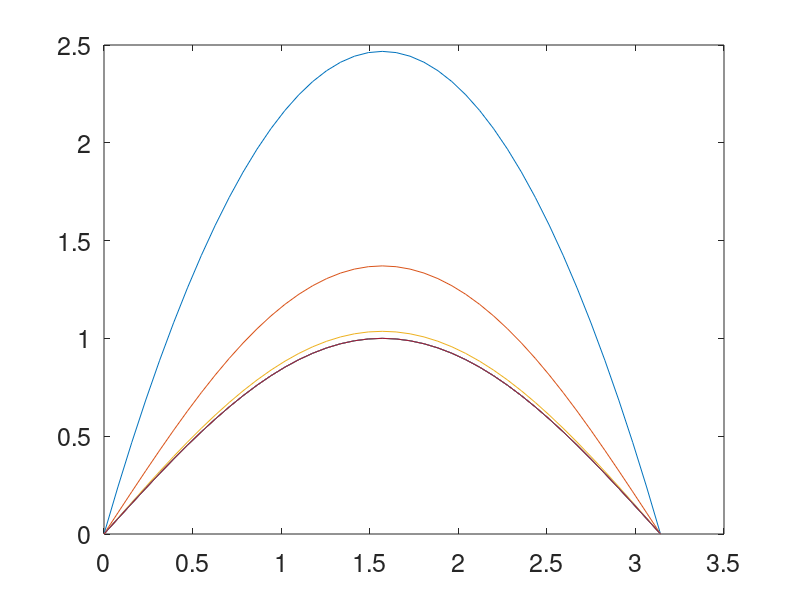
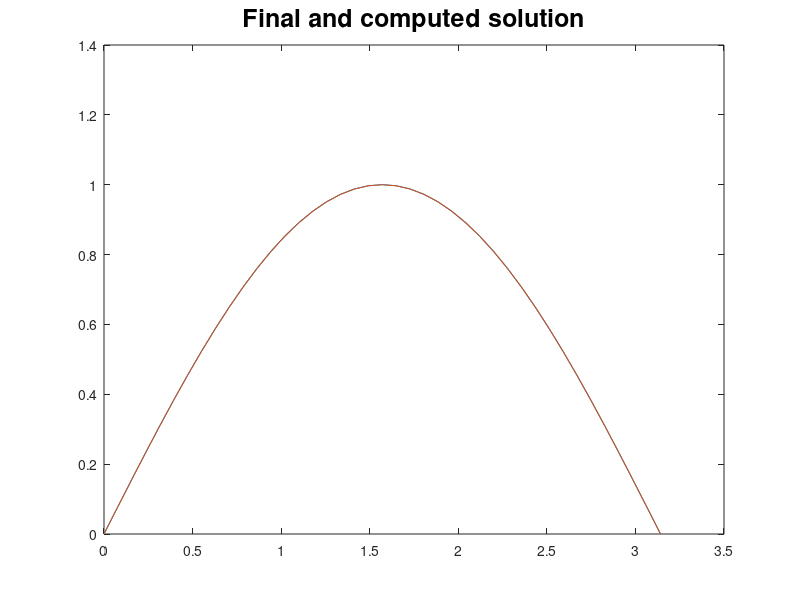
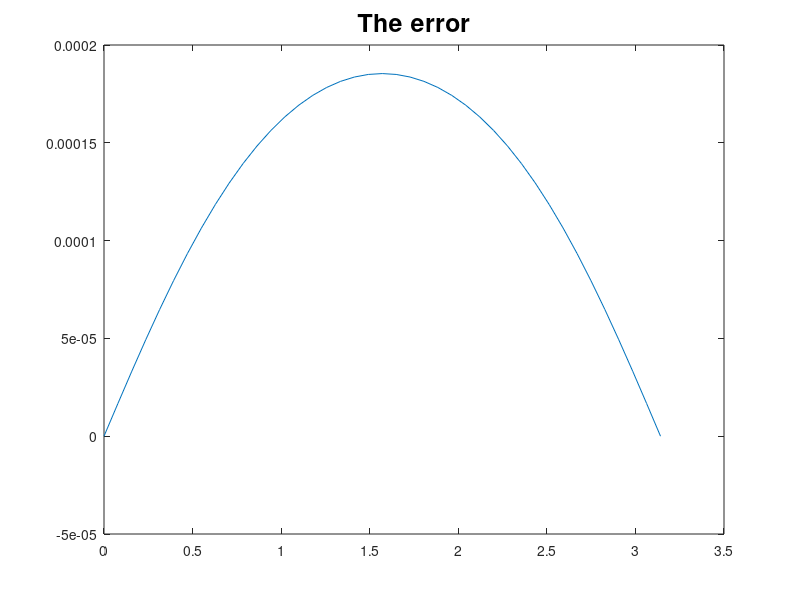

Write the MATLAB code that produced these figures, in order.
%%% Solve non-linear ODE u''-u^2 = f(x), u(0)=u(1)=0; f=-sin(x)-sin(x)^2

close all; clear all;

m = 40; h=pi/m; N=m-1;

x=0:h:pi;  x=x'; ue=sin(x); % mesh and true soln

uc =  x.*(pi -x);  % initial guess:
b = -sin(x) - sin(x).^2; % right hand side

plot(x,uc)
%title('initial guess')
pause(2)
hold on

u1=uc(2:m); F=b(2:m);  % Take off two BC
e = ones(N,1); R=e;     % initial set-up
tol = 1.e-8; err = 10.0;

% begin iterations of Newton's method:
k = 0; kmax=1000;
while err > tol & k <kmax
   
  for i=1:N
     jac(i,i)=-2*(1+h^2*u1(i))/h^2;  % Jacobian diagonals.
     R(i) = (uc(i)-2*uc(i+1)-(h*uc(i+1))^2+uc(i+2))/h^2 - F(i);
  end
  
  for i=1:N-1
   jac(i,i+1) = 1/h^2; jac(i+1,i)=1/h^2; % Jacobian off diagonals.
  end
  
  delta = -jac\R;
  u2 = u1 + delta;
  k = k + 1;
  err = max(abs(u2-u1))
  u1 = u2; 
  uc=[0
      u2
      0];
  plot(x,uc)

end

set(gca,'FontSize',18);
set(0,'DefaulttextFontSize',18)
  max(abs(uc-ue))
figure(2); plot(x,uc,x,ue)
title('Final and computed solution')
figure(3); plot(x,uc-ue)
title('The error')
k               % Show number of iterations.


